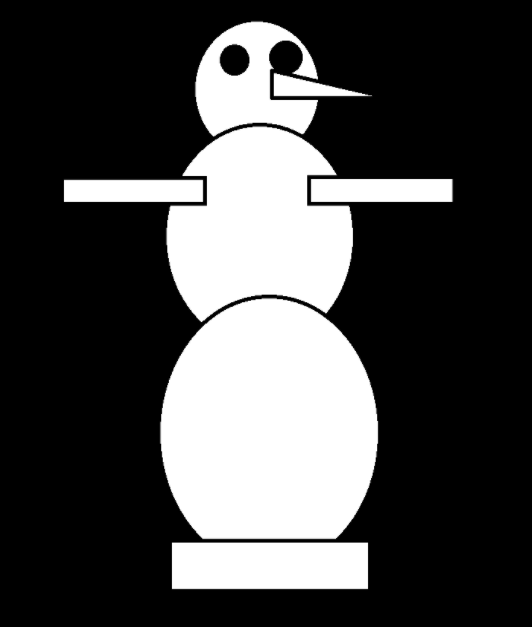
#> input picture QuantumImageProcessing/snowman.png, 532 x 627 px
$ jupyter execute --allow-errors GrayscaleHED.ipynb
#> lines starting #> are read from the running program, lines starting #| are printed output that depends on the picture
[cell 1]
import numpy as np
import matplotlib.pyplot as plt
# Import required libraries
import matplotlib.pyplot as plt
import matplotlib.image as mpimg
from skimage.transform import resize
from PIL import Image
import numpy as np

from qiskit import transpile
from qiskit.visualization import array_to_latex
from qiskit_aer import Aer

# Use AerSimulator for the latest version
from qiskit_aer import AerSimulator
from qiskit import QuantumCircuit

[cell 2]
# Read the image
filename = 'snowman.png'
try:
    img = Image.open(filename).convert('L')
except FileNotFoundError:
    print(f"Error: File '{filename}' not found.")
    exit()

# Set number of qubits and calculate pixels per side
n_qubits = 10
n_pixels_per_side = 2 ** (n_qubits // 2)

# Resize the image
img = img.resize((n_pixels_per_side, n_pixels_per_side))
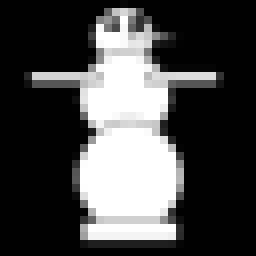
#> img: PIL image 32x32 L (shown 8 times larger); min 0, max 255, mean 71.7
#im_resized = resize(im, (n_pixels_per_side, n_pixels_per_side), anti_aliasing=True)
img = np.array(img)
print(img)
#> (printed output is left out)
# Display the resized image
plt.imshow(img)
plt.axis('off')  # Turn off axis for better visualization
plt.show()

[cell 3]
def amplitude_encode(img_data):

    # Calculate the RMS value
    rms = np.sqrt(np.sum(np.sum(img_data**2, axis=1)))
#> rms = 146.7

    # Create normalized image
    image_norm = []
    for arr in img_data:
        for ele in arr:
            image_norm.append(ele / rms)
#> this loop made 32 passes
#> after the loop, image_norm = 1024 values, max 1.74 at index 79, min 0 at index 0, mean 0.489

    # Return the normalized image as a numpy array
    return np.array(image_norm)


#we now normalize image and get coefficients in both horizontal and vertical directions

# Horizontal: Original image
h_norm_image = amplitude_encode(img)
#> h_norm_image has the same summary as image_norm in amplitude_encode
print("Horizontal image normalized coefficients",h_norm_image)
#> (printed output is left out)


print()
print()

# Vertical: Transpose of Original image
v_norm_image = amplitude_encode(img.T)
#> the loop in amplitude_encode (call 2), `for arr in img_data:` made 32 passes
#> v_norm_image = 1024 values, max 1.74 at index 341, min 0 at index 0, mean 0.489
print("vertical image normalized coefficients",v_norm_image)
#> (printed output is left out)

print()
print("size of 1d array",h_norm_image.shape)
#| size of 1d array (1024,)
print("size of 1d array",v_norm_image.shape)
#| size of 1d array (1024,)

[cell 4]
data_q =n_qubits
ancillary_q = 1
total_q = data_q + ancillary_q

# Initialize the amplitude permutation unitary
Amp_permutation_unitary = np.identity(2**total_q)
print(Amp_permutation_unitary)
Amp_permutation_unitary=np.roll(Amp_permutation_unitary,1,axis=1)
print()
print()
print()
print("shift Amplitude permutation matrix by 1 unit to the right column wise")
print()
print(Amp_permutation_unitary)
print()
print("we will later use this for while applying hadamard operation to image coefficient vectors")
print()
print(Amp_permutation_unitary.shape)

[cell 5]
h_norm_image /= np.linalg.norm(h_norm_image)
#> h_norm_image = 1024 values, max 0.0619 at index 79, min 0 at index 0, mean 0.0174
v_norm_image /= np.linalg.norm(v_norm_image)
#> v_norm_image = 1024 values, max 0.0619 at index 341, min 0 at index 0, mean 0.0174
#> (the rest of this cell did not finish here and is left out)
